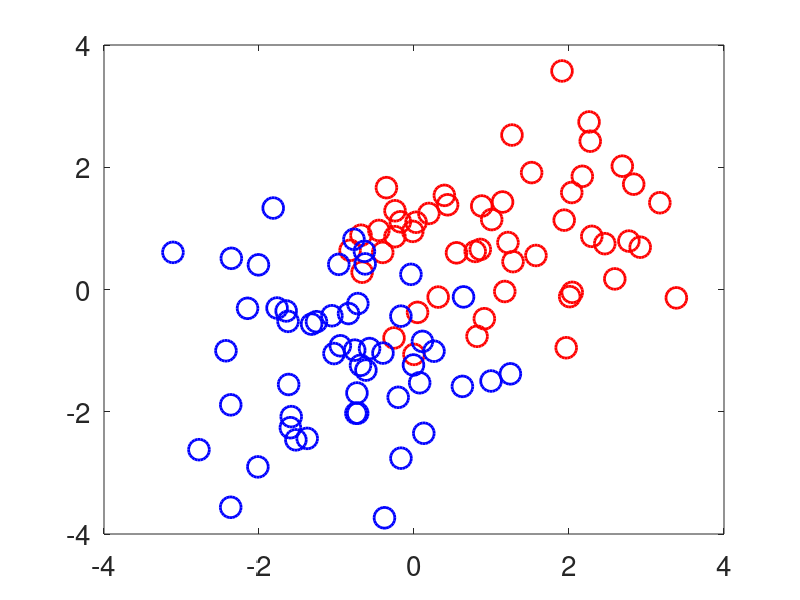

The MATLAB source for this figure: (Note: this script raises an error after producing the figure.)
clc
clear all
close all
X1 = randn(50,2)+1;
X2 = randn(51,2)-1;
Y1 = ones (50 ,1);
Y2 = -ones (51 ,1);
figure(1),
h1 = plot(X1(:,1),X1(:,2),'ro','MarkerSize',15);
hold on
set(h1 ,'linewidth',2)
h2 = plot(X2(:,1),X2(:,2),'bo','MarkerSize',15);
hold on
set(h2 ,'linewidth',2)
set(gca,'FontSize',20)
data = [X1;X2];
dataClass = [Y1;Y2];
svmModel = fitcsvm(data,dataClass, 'ClassNames',[1,-1]);
a_min = min(X1);
b_min = min(X2);
a_max = max(X1);
b_max = max(X2);
x = linspace((min(min(a_min,b_min))) , (max(max(a_max,b_max)))) ;
figure(1)
f = @(x)-(svmModel.Beta(1)*x+svmModel.Bias)/svmModel.Beta(2);
y = f(x);
hold on
h = plot(x,y,'g--','LineWidth',4);
hold on
%h_ = plot(svmModel.SupportVectors(:,1),svmModel.SupportVectors(:,2),'k*');
h_ = plot(data(svmModel.IsSupportVector,1),...
    data(svmModel.IsSupportVector,2),'ko','MarkerSize',20);
set(h_ ,'linewidth',4)
lgd = legend({'Data = X1 , Class = 1','Data = X2, Class = -1',...
    'Decision Boundary','Support Vectors'},'Location','Best');
lgd.FontSize = 20;
xlabel('X1');
ylabel('X2');
hold off
